Frame 1 (no input): blank canvas, image omitted
Frame 60 (no input): blank canvas, image omitted
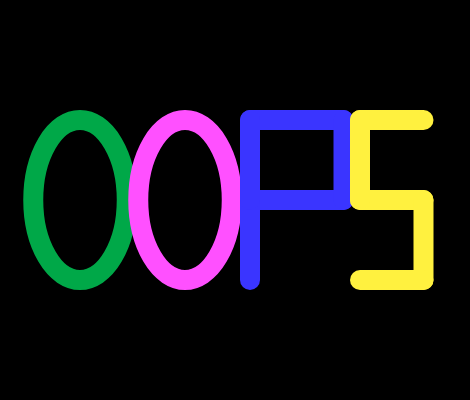
Frame 120 (the mouse pressed at the canvas centre since frame 60)

The p5.js sketch whose frames 1 and 60 were blank and that drew this single picture after the mouse press (run headless with seeded random() and noise() and a simulated clock; from frame 60 on, the mouse is pressed at the canvas centre):

// p5.js sketch
// ── sketch.js
function setup() {
  createCanvas(470, 400);
}

function draw() {
  background(0, 0, 0);

  const VariantX = mouseX / 10;
  const VariantY = mouseY / 10;

  noStroke();
  fill(100, 100, 100);

  strokeWeight(VariantY);
  strokeCap(ROUND);
  stroke(100, 100, 255 - VariantY);

 
  //first O
   strokeWeight(VariantY);
  stroke(0, 168, 72);
  noFill();
  ellipse(80, 200, 70 + VariantX, 160);
  

  //second O
  strokeWeight(VariantY);
  stroke(255, 100 - VariantY, 255);
  noFill();
  ellipse(185, 200, 70 + VariantX, 160);

  //P
   noStroke();
  fill(58, 53, 255);
  stroke(58, 53, 255);
  strokeWeight(VariantY);
  
  line(320 + VariantX, 120, 250, 120);
  line(320 + VariantX, 200, 250, 200);
  line(250, 200, 250, 280);
  line(320 + VariantX, 200, 320 + VariantX, 120);
  line(250, 200, 250, 120);
  
  
  //S
   noStroke();
  fill(255, 241, 63);
  stroke(255, 241, 63);
  strokeWeight(VariantY);
  
  line(360, 120, 400 + VariantX, 120);
  line(360, 200, 400 + VariantX, 200);
  line(400 + VariantX, 200, 400 + VariantX, 280);
  line(400 + VariantX, 280, 360, 280);
  line(360, 200, 360, 120);
  
 
}
